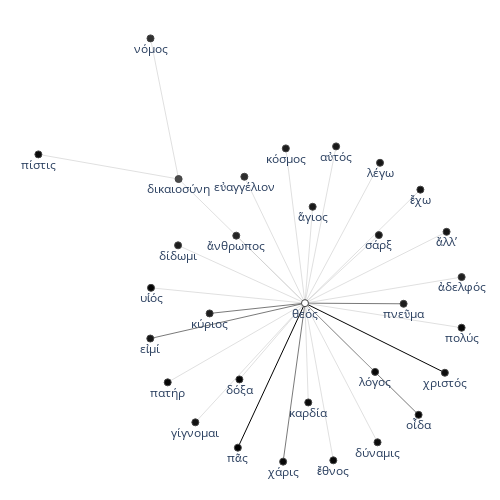

Notebook source saved alongside this figure:
### Code cell
textnet.configure_plotly_browser_state()
fig

### Figure 1 — Plotly figure (JSON) as saved in the notebook; plotly's stock layout.template omitted (floating-point values rounded to 4 significant figures)
{"data": [{"line": {"color": "#000000", "width": 1}, "mode": "lines", "type": "scatter", "x": [0.04341, -0.2193, null, 0.04341, 0.5909, null], "y": [-0.0423, -0.6034, null, -0.0423, -0.3126, null]}, {"line": {"color": "#404040", "width": 0.7}, "mode": "lines", "type": "scatter", "x": [0.4294, 0.04341, null, -0.5619, 0.04341, null, -0.3298, 0.04341, null, 0.04341, -0.04207, null, 0.04341, 0.4881, null], "y": [-0.04479, -0.0423, null, -0.1796, -0.0423, null, -0.0822, -0.0423, null, -0.0423, -0.6576, null, -0.0423, -0.476, null]}, {"line": {"color": "#C0C0C0", "width": 0.5}, "mode": "lines", "type": "scatter", "x": [0.6565, 0.04341, null, 0.5976, 0.04341, null, 0.3325, 0.04341, null, 0.495, 0.04341, null, 0.3371, 0.04341, null, 0.1652, 0.04341, null, 0.07343, 0.04341, null, -0.5612, -0.4512, null, -0.03154, 0.04341, null, -0.1938, 0.04341, null, -0.2255, 0.04341, null, -0.4533, 0.04341, null, -0.4512, -1, null, -0.4512, 0.04341, null, 0.04341, -0.5592, null, 0.04341, 0.05631, null, 0.04341, -0.4938, null, 0.04341, -0.3856, null, 0.04341, -0.2131, null, 0.04341, 0.1543, null, 0.04341, 0.3274, null, 0.04341, 0.3179, null, 0.04341, 0.6563, null], "y": [0.05888, -0.0423, null, 0.2346, -0.0423, null, 0.222, -0.0423, null, 0.3985, -0.0423, null, 0.5027, -0.0423, null, 0.5664, -0.0423, null, 0.3319, -0.0423, null, 0.9857, 0.4396, null, 0.5586, -0.0423, null, 0.4486, -0.0423, null, 0.2198, -0.0423, null, 0.1822, -0.0423, null, 0.4396, 0.5353, null, 0.4396, -0.0423, null, -0.0423, 0.0172, null, -0.0423, -0.4279, null, -0.0423, -0.3498, null, -0.0423, -0.505, null, -0.0423, -0.3384, null, -0.0423, -0.6526, null, -0.0423, -0.5826, null, -0.0423, -0.3093, null, -0.0423, -0.1377, null]}, {"hoverinfo": "text", "hovertext": ["12", "9", "9", "8", "9", "10", "10", "16", "11", "11", "15", "13", "11", "9", "22", "6", "11", "85", "4", "6", "5", "8", "4", "3", "5", "5", "7", "5", "4", "7", "5"], "marker": {"color": [12, 9, 9, 8, 9, 10, 10, 16, 11, 11, 15, 13, 11, 9, 22, 6, 11, 85, 4, 6, 5, 8, 4, 3, 5, 5, 7, 5, 4, 7, 5], "colorbar": {"thickness": 15, "title": {"side": "right", "text": "degree"}, "xanchor": "left"}, "colorscale": [[0, "rgb(255,255,255)"], [0.125, "rgb(240,240,240)"], [0.25, "rgb(217,217,217)"], [0.375, "rgb(189,189,189)"], [0.5, "rgb(150,150,150)"], [0.625, "rgb(115,115,115)"], [0.75, "rgb(82,82,82)"], [0.875, "rgb(37,37,37)"], [1, "rgb(0,0,0)"]], "line": {"width": 1}, "reversescale": true, "showscale": false, "size": 7}, "mode": "markers+text", "text": ["ἀδελφός", "ἄλλʼ", "σάρξ", "ἔχω", "λέγω", "αὐτός", "ἅγιος", "νόμος", "πνεῦμα", "κόσμος", "εὐαγγέλιον", "ἄνθρωπος", "δίδωμι", "εἰμί", "δικαιοσύνη", "πίστις", "κύριος", "θεός", "υἱός", "καρδία", "πατήρ", "γίγνομαι", "δόξα", "πᾶς", "χάρις", "ἔθνος", "δύναμις", "λόγος", "οἶδα", "χριστός", "πολύς"], "textposition": "bottom center", "type": "scatter", "x": [0.6565, 0.5976, 0.3325, 0.495, 0.3371, 0.1652, 0.07343, -0.5612, 0.4294, -0.03154, -0.1938, -0.2255, -0.4533, -0.5619, -0.4512, -1, -0.3298, 0.04341, -0.5592, 0.05631, -0.4938, -0.3856, -0.2131, -0.2193, -0.04207, 0.1543, 0.3274, 0.3179, 0.4881, 0.5909, 0.6563], "y": [0.05888, 0.2346, 0.222, 0.3985, 0.5027, 0.5664, 0.3319, 0.9857, -0.04479, 0.5586, 0.4486, 0.2198, 0.1822, -0.1796, 0.4396, 0.5353, -0.0822, -0.0423, 0.0172, -0.4279, -0.3498, -0.505, -0.3384, -0.6034, -0.6576, -0.6526, -0.5826, -0.3093, -0.476, -0.3126, -0.1377]}, {"hoverinfo": "text", "marker": {"opacity": 0}, "mode": "markers", "opacity": 0, "text": ["29", "34", "30", "30", "24", "27", "30", "16", "50", "27", "30", "39", "28", "91", "25", "26", "69", "25", "24", "36", "46", "30", "97", "48", "26", "25", "33", "47", "136", "33"], "type": "scatter", "x": [0.3499, 0.3205, 0.188, 0.2692, 0.1903, 0.1043, 0.05842, -0.5062, 0.2364, 0.005938, -0.07522, -0.09103, -0.2049, -0.2592, -0.7256, -0.2039, -0.1432, -0.2579, 0.04986, -0.2252, -0.1711, -0.08486, -0.08792, 0.0006709, 0.09888, 0.1854, 0.1807, 0.2658, 0.3171, 0.3499], "y": [0.008291, 0.09617, 0.08984, 0.1781, 0.2302, 0.262, 0.1448, 0.7127, -0.04355, 0.2582, 0.2031, 0.08873, 0.06994, -0.111, 0.4875, 0.1986, -0.06225, -0.01255, -0.2351, -0.1961, -0.2737, -0.1903, -0.3229, -0.35, -0.3475, -0.3125, -0.1758, -0.2591, -0.1774, -0.09001]}], "layout": {"autosize": false, "height": 500, "hovermode": "closest", "margin": {"b": 10, "l": 10, "r": 10, "t": 10}, "plot_bgcolor": "rgba(0,0,0,0)", "showlegend": false, "title": {"font": {"size": 16}}, "width": 500, "xaxis": {"showgrid": false, "showticklabels": false, "zeroline": false}, "yaxis": {"showgrid": false, "showticklabels": false, "zeroline": false}}}
